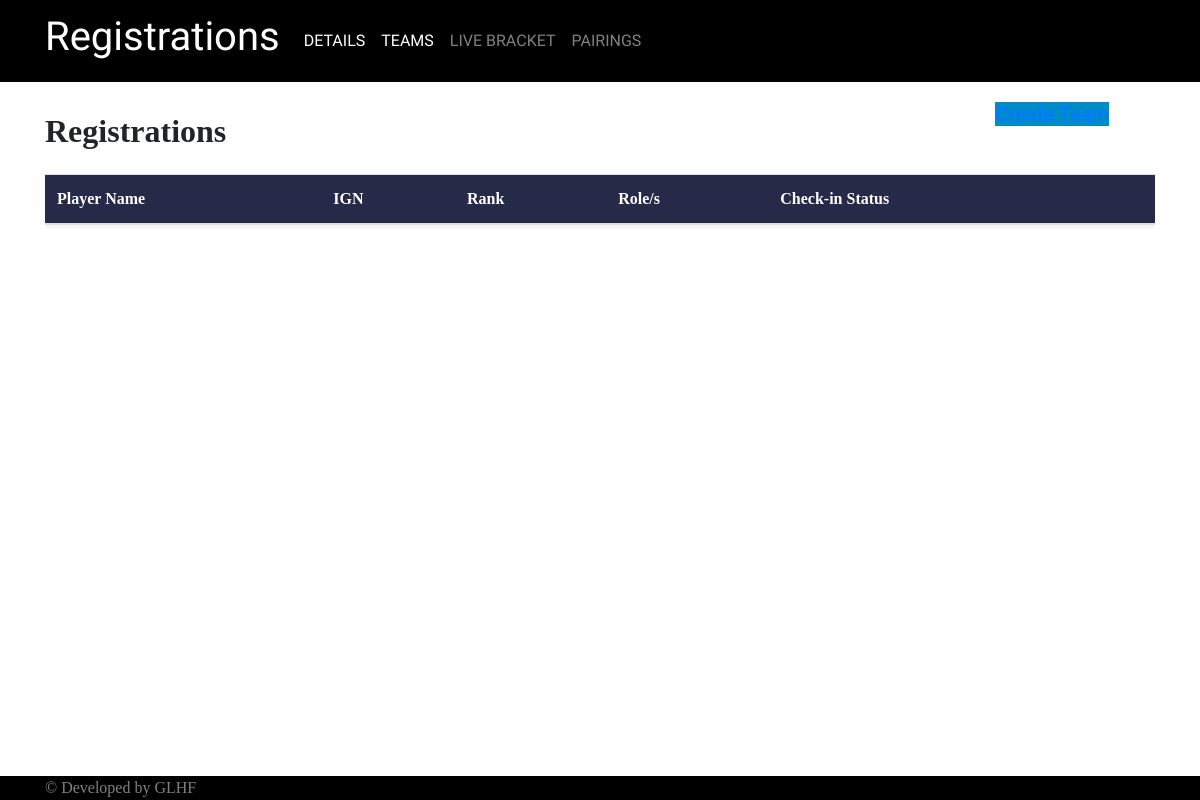
Before: /registrations/ with the older database file.
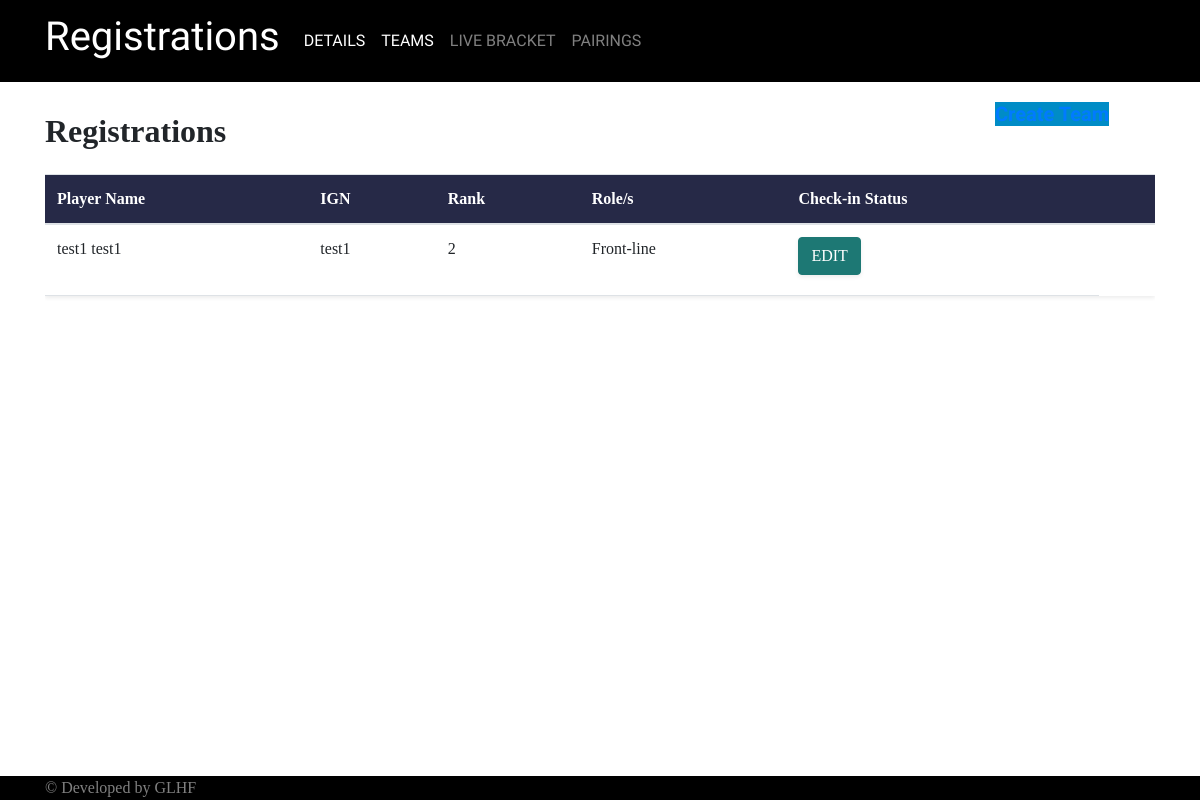
After: the same page with the newer database file.
### SplatourneyApp/models.py (models this page shows, shortened)
class Player(models.Model):
    player_ID=models.BigAutoField(primary_key=True)
    player_in_game_name=models.CharField(max_length=20)
    player_fname=models.CharField(max_length=20)
    player_lname=models.CharField(max_length=20)
    player_dc_id=models.CharField(max_length=15)
    player_fc=models.CharField(max_length=14)
    player_rank=models.CharField(max_length=5)
    player_role=models.CharField(max_length=10)
    player_type=models.CharField(max_length=10, default="member")
    player_checkin_status=models.CharField(max_length=20)
    objects = models.Manager()
    Team_ID = models.ForeignKey(Team, blank=True, null=True, on_delete=models.CASCADE)
    def getPlayer_in_game_name(self):
        return self.player_in_game_name
    def getPlayerFullName(self):
        return f'{self.player_fname} {self.player_lname}'
    def getPlayerRank(self):
        return self.player_rank
    def getPlayerRole(self):
        return self.player_role

### SplatourneyApp/views.py (the view)
# urls.py: path('registrations/', views.view_registrations, name='view_registrations'),
def view_registrations(request):
    Player_objects = Player.objects.all()
    return render(request, 'SplatourneyApp/registrations.html', {'Player': Player_objects})

### SplatourneyApp/templates/SplatourneyApp/registrations.html
{% extends 'splatourneyApp/base.html' %}
{% load static %}
{% block title %} <h1> Registrations </h1> {% endblock %}
{% block navbar %}
  <li class="nav-item active">
    <a class="nav-link" href="{% url 'tournament_details' %}">DETAILS <span class="sr-only">(current)</span></a>
  </li>
  <li class="nav-item active">
    <a class="nav-link" href="{% url 'view_registrations' %}">TEAMS</a>
  </li>
  <li class="nav-item">
    <a class="nav-link" href="#">LIVE BRACKET</a>
  </li>
  <li class="nav-item">
    <a class="nav-link" href="{% url 'pairing_screens' %}">PAIRINGS</a>
  </li>
{% endblock %}
    {% block content %}
    <body>
        <div class="row">
            <div class = "col-10">
                <h2 class="mt-3 mb-4" style="font-weight: bold; text-align: left;">Registrations</h2>
            </div>
            <div class = "col-2">
                <a href="{% url 'create_team' %}"  class="button"> Create Team </a>
            </div>
        </div>
        <div class="table-responsive" style="max-height: 500px;">
            <table class="table table-hover shadow-sm" style="background-color: #FFFFFF;">
                <thead>
                    <tr>
                        <th class="table-dark" style="background-color: #262947" scope="col"> Player Name </th>
                        <th class="table-dark" style="background-color: #262947" scope="col"> IGN </th>
                        <th class="table-dark" style="background-color: #262947" scope="col"> Rank </th>
                        <th class="table-dark" style="background-color: #262947" scope="col"> Role/s </th>
                        <th class="table-dark" style="background-color: #262947" scope="col"> Check-in Status </th>
                        <th class="table-dark" style="background-color: #262947" scope="col"> </th>
                    </tr>
                </thead>
                <tbody class="table-group-divider">
                    {% for p in Player %}
                        <tr>
                                    <td> {{ p.getPlayerFullName }} </td>
                                    <td> {{ p.getPlayer_in_game_name }} </td>
                                    <td> {{ p.getPlayerRank }} </td>
                                    <td> {{ p.getPlayerRole }}
                            <td>
                                <div class="row gy-2 gx-2 mb-2">
                                    <div class="col-auto">
                                        <a href="#" class="btn btn-dark shadow-sm" style="background-color: #1D7874; border-color: #1D7874;"> EDIT </a>
                                    </div>
                                </div>
                            </td>
                        </tr>
                    {% endfor %}
                </tbody>
            </table>
        </div>
    </body>
    {% endblock %}

Changed rows visible on the page:
added Player: getPlayerFullName "test1 test1", getPlayer_in_game_name "test1", getPlayerRank "2", getPlayerRole "Front-line"
